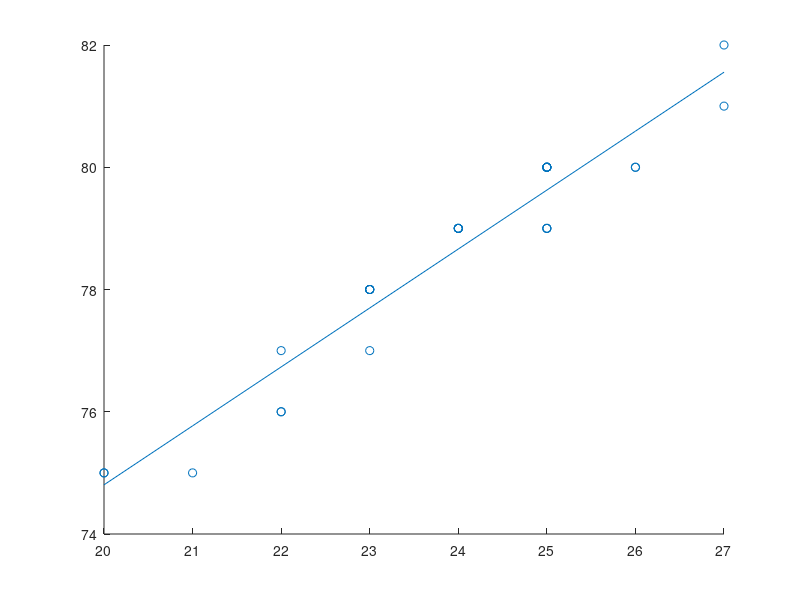

The MATLAB source for this figure:
X=[20*ones(1,2),21,22*ones(1,3),23*ones(1,6),24*ones(1,5),25*ones(1,9),26*ones(1,2),27*ones(1,2)];
Y=[75*ones(1,3),76*ones(1,2),77*ones(1,2),78*ones(1,5),79*ones(1,8),80*ones(1,8),81,82];

mX = mean(X);
mY = mean(Y);
fprintf('mean X: %3.4f\n',mX)
fprintf('mean Y: %3.4f\n',mY)

vX = var(X,1);
vY = var(Y,1);
fprintf('var X: %3.4f\n',vX)
fprintf('var Y: %3.4f\n',vY)

covar = cov(X,Y,1);
fprintf('covariance: %3.4f\n',covar(1,2))
corr = corrcoef(X,Y);
fprintf('corellation coef: %3.4f\n',corr(1,2))

regX = 20:27;
regY = mY+corr(1,2)*sqrt(vY)/sqrt(vX)*(regX-mX);
scatter(X,Y)
hold on
plot(regX,regY,'')

